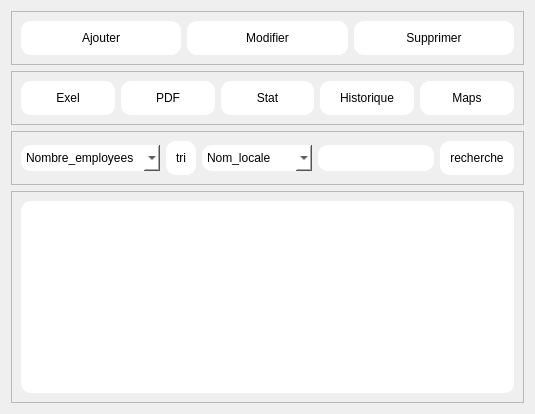
         <widget class="QWidget" name="locaux">
          <property name="styleSheet">
           <string notr="true"/>
          </property>
          <layout class="QVBoxLayout" name="verticalLayout_3">
           <item>
            <widget class="QFrame" name="frame_3">
             <property name="sizePolicy">
              <sizepolicy hsizetype="Preferred" vsizetype="Maximum">
               <horstretch>0</horstretch>
               <verstretch>0</verstretch>
              </sizepolicy>
             </property>
             <property name="styleSheet">
              <string notr="true"/>
             </property>
             <property name="frameShape">
              <enum>QFrame::Shape::StyledPanel</enum>
             </property>
             <property name="frameShadow">
              <enum>QFrame::Shadow::Raised</enum>
             </property>
             <layout class="QHBoxLayout" name="horizontalLayout_4">
              <item>
               <widget class="QPushButton" name="loc_addButton">
                <property name="styleSheet">
                 <string notr="true">QPushButton
{
background-color:rgb(255, 255, 255);
border-radius: 10px;
padding: 10px;
}

QPushButton:Hover {
				background-color: rgb(159, 159, 159);
				border-color: rgb(159, 159, 159);}
</string>
                </property>
                <property name="text">
                 <string>Ajouter</string>
                </property>
               </widget>
              </item>
              <item>
               <widget class="QPushButton" name="loc_modButton">
                <property name="styleSheet">
                 <string notr="true">QPushButton
{
background-color:rgb(255, 255, 255);
border-radius: 10px;
padding: 10px;
}

QPushButton:Hover {
				background-color: rgb(159, 159, 159);
				border-color: rgb(159, 159, 159);}
</string>
                </property>
                <property name="text">
                 <string>Modifier</string>
                </property>
               </widget>
              </item>
              <item>
               <widget class="QPushButton" name="loc_delButton">
                <property name="styleSheet">
                 <string notr="true">QPushButton
{
background-color:rgb(255, 255, 255);
border-radius: 10px;
padding: 10px;
}

QPushButton:Hover {
				background-color: rgb(159, 159, 159);
				border-color: rgb(159, 159, 159);}
</string>
                </property>
                <property name="text">
                 <string>Supprimer</string>
                </property>
               </widget>
              </item>
             </layout>
            </widget>
           </item>
           <item>
            <widget class="QFrame" name="frame_4">
             <property name="sizePolicy">
              <sizepolicy hsizetype="Preferred" vsizetype="Maximum">
               <horstretch>0</horstretch>
               <verstretch>0</verstretch>
              </sizepolicy>
             </property>
             <property name="frameShape">
              <enum>QFrame::Shape::StyledPanel</enum>
             </property>
             <property name="frameShadow">
              <enum>QFrame::Shadow::Raised</enum>
             </property>
             <layout class="QHBoxLayout" name="horizontalLayout_3">
              <item>
               <widget class="QPushButton" name="pushButton_locexel">
                <property name="styleSheet">
                 <string notr="true">QPushButton
{
background-color:rgb(255, 255, 255);
border-radius: 10px;
padding: 10px;
}

QPushButton:Hover {
				background-color: rgb(159, 159, 159);
				border-color: rgb(159, 159, 159);}
</string>
                </property>
                <property name="text">
                 <string>Exel</string>
                </property>
                <property name="icon">
                 <iconset theme="QIcon::ThemeIcon::DocumentOpen"/>
                </property>
               </widget>
              </item>
              <item>
               <widget class="QPushButton" name="pushButton_locPDF">
                <property name="styleSheet">
                 <string notr="true">QPushButton
{
background-color:rgb(255, 255, 255);
border-radius: 10px;
padding: 10px;
}

QPushButton:Hover {
				background-color: rgb(159, 159, 159);
				border-color: rgb(159, 159, 159);}
</string>
                </property>
                <property name="text">
                 <string>PDF</string>
                </property>
                <property name="icon">
                 <iconset resource="img.qrc">
                  <normaloff>:/qt/pdf-file.png</normaloff>:/qt/pdf-file.png</iconset>
                </property>
               </widget>
              </item>
              <item>
               <widget class="QPushButton" name="pushButton_locstat">
                <property name="styleSheet">
                 <string notr="true">QPushButton
{
background-color:rgb(255, 255, 255);
border-radius: 10px;
padding: 10px;
}

QPushButton:Hover {
				background-color: rgb(159, 159, 159);
				border-color: rgb(159, 159, 159);}
</string>
                </property>
                <property name="text">
                 <string>Stat</string>
                </property>
               </widget>
              </item>
              <item>
               <widget class="QPushButton" name="pushButton_lochistory">
                <property name="styleSheet">
                 <string notr="true">QPushButton
{
background-color:rgb(255, 255, 255);
border-radius: 10px;
padding: 10px;
}

QPushButton:Hover {
				background-color: rgb(159, 159, 159);
				border-color: rgb(159, 159, 159);}
</string>
                </property>
                <property name="text">
                 <string>Historique</string>
                </property>
                <property name="icon">
                 <iconset resource="img.qrc">
                  <normaloff>:/qt/history.png</normaloff>:/qt/history.png</iconset>
                </property>
               </widget>
              </item>
              <item>
               <widget class="QPushButton" name="pushButton_maps">
                <property name="styleSheet">
                 <string notr="true">QPushButton
{
background-color:rgb(255, 255, 255);
border-radius: 10px;
padding: 10px;
}

QPushButton:Hover {
				background-color: rgb(159, 159, 159);
				border-color: rgb(159, 159, 159);}
</string>
                </property>
                <property name="text">
                 <string>Maps</string>
                </property>
                <property name="icon">
                 <iconset resource="img.qrc">
                  <normaloff>:/qt/wired-outline-18-location-pin-hover-jump.png</normaloff>:/qt/wired-outline-18-location-pin-hover-jump.png</iconset>
                </property>
               </widget>
              </item>
             </layout>
            </widget>
           </item>
           <item>
            <widget class="QFrame" name="frame_12">
             <property name="frameShape">
              <enum>QFrame::Shape::StyledPanel</enum>
             </property>
             <property name="frameShadow">
              <enum>QFrame::Shadow::Raised</enum>
             </property>
             <layout class="QHBoxLayout" name="horizontalLayout_8">
              <item>
               <widget class="QComboBox" name="comboBox_loctri">
                <property name="styleSheet">
                 <string notr="true">background-color: rgb(255, 255, 255);
border-radius: 10px;
padding: 5px;</string>
                </property>
                <item>
                 <property name="text">
                  <string>Nombre_employees</string>
                 </property>
                </item>
                <item>
                 <property name="text">
                  <string>Capacite_vehicule</string>
                 </property>
                </item>
                <item>
                 <property name="text">
                  <string>CIN</string>
                 </property>
                </item>
               </widget>
              </item>
              <item>
               <widget class="QPushButton" name="pushButton_loctri">
                <property name="styleSheet">
                 <string notr="true">QPushButton
{
background-color:rgb(255, 255, 255);
border-radius: 10px;
padding: 10px;
}

QPushButton:Hover {
				background-color: rgb(159, 159, 159);
				border-color: rgb(159, 159, 159);}
</string>
                </property>
                <property name="text">
                 <string>tri</string>
                </property>
                <property name="icon">
                 <iconset theme="QIcon::ThemeIcon::FormatJustifyLeft"/>
                </property>
               </widget>
              </item>
              <item>
               <widget class="QComboBox" name="comboBox_locrecherche">
                <property name="styleSheet">
                 <string notr="true">background-color: rgb(255, 255, 255);
border-radius: 10px;
padding: 5px;</string>
                </property>
                <item>
                 <property name="text">
                  <string>Nom_locale</string>
                 </property>
                </item>
                <item>
                 <property name="text">
                  <string>Nom_manager</string>
                 </property>
                </item>
                <item>
                 <property name="text">
                  <string>Adresse</string>
                 </property>
                </item>
               </widget>
              </item>
              <item>
               <widget class="QLineEdit" name="lineEdit_locrecherche">
                <property name="sizePolicy">
                 <sizepolicy hsizetype="Preferred" vsizetype="Fixed">
                  <horstretch>0</horstretch>
                  <verstretch>0</verstretch>
                 </sizepolicy>
                </property>
                <property name="styleSheet">
                 <string notr="true">background-color: rgb(255, 255, 255);
border-radius: 10px;
padding: 5px;</string>
                </property>
               </widget>
              </item>
              <item>
               <widget class="QPushButton" name="pushButton_locrecherche">
                <property name="styleSheet">
                 <string notr="true">QPushButton
{
background-color:rgb(255, 255, 255);
border-radius: 10px;
padding: 10px;
}

QPushButton:Hover {
				background-color: rgb(159, 159, 159);
				border-color: rgb(159, 159, 159);}
</string>
                </property>
                <property name="text">
                 <string>recherche</string>
                </property>
                <property name="icon">
                 <iconset resource="img.qrc">
                  <normaloff>:/qt/loupe.png</normaloff>:/qt/loupe.png</iconset>
                </property>
               </widget>
              </item>
             </layout>
            </widget>
           </item>
           <item>
            <widget class="QFrame" name="frame_5">
             <property name="frameShape">
              <enum>QFrame::Shape::StyledPanel</enum>
             </property>
             <property name="frameShadow">
              <enum>QFrame::Shadow::Raised</enum>
             </property>
             <layout class="QHBoxLayout" name="horizontalLayout_5">
              <item>
               <widget class="QTableView" name="tableViewloc">
                <property name="styleSheet">
                 <string notr="true">background-color: rgb(255, 255, 255);
border-radius: 10px;</string>
                </property>
               </widget>
              </item>
             </layout>
            </widget>
           </item>
          </layout>
         </widget>
